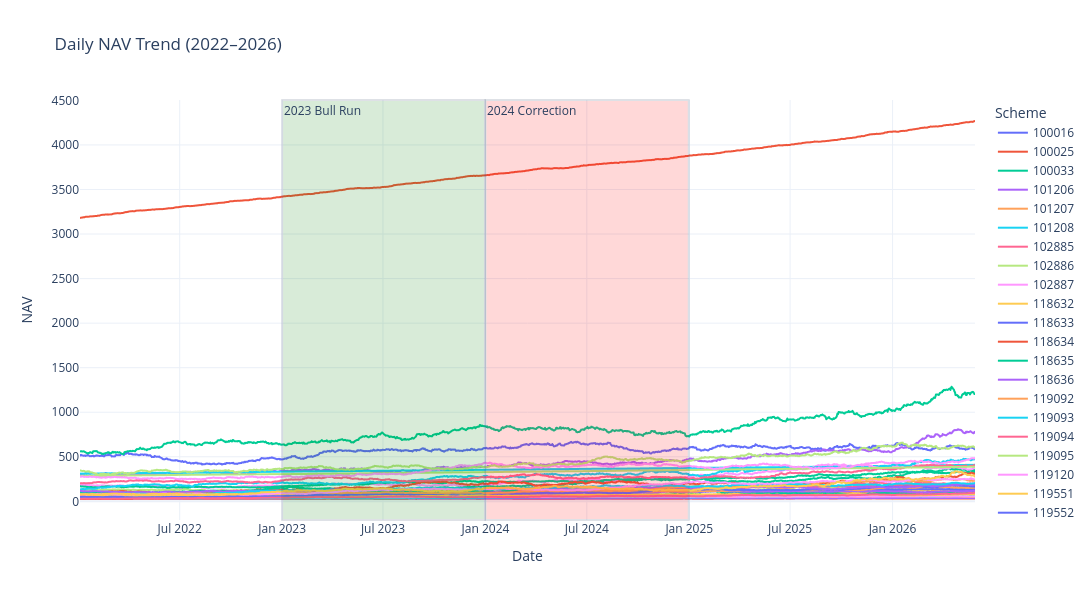

Here is the notebook cell this chart was saved with:
### Markdown cell above
# 1. NAV Trend Analysis (2022–2026)

This visualization shows the daily NAV movement of all mutual fund schemes from 2022 to 2026. Green highlights represent the 2023 bull run, while red highlights indicate the 2024 market correction.

### Code cell
# NAV Trend Analysis

import plotly.express as px

# Convert date column
nav["date"] = pd.to_datetime(nav["date"])

# Convert AMFI code to string for legend
nav["amfi_code"] = nav["amfi_code"].astype(str)

fig = px.line(
    nav,
    x="date",
    y="nav",
    color="amfi_code",
    title="Daily NAV Trend (2022–2026)",
    labels={
        "date": "Date",
        "nav": "NAV",
        "amfi_code": "AMFI Code"
    }
)

# Highlight Bull Run
fig.add_vrect(
    x0="2023-01-01",
    x1="2023-12-31",
    fillcolor="green",
    opacity=0.15,
    annotation_text="2023 Bull Run",
    annotation_position="top left"
)

# Highlight Market Correction
fig.add_vrect(
    x0="2024-01-01",
    x1="2024-12-31",
    fillcolor="red",
    opacity=0.15,
    annotation_text="2024 Correction",
    annotation_position="top left"
)

fig.update_layout(
    width=1200,
    height=600,
    legend_title="Scheme",
    template="plotly_white"
)

fig.show()

### Figure 1 — Plotly figure (JSON) as saved in the notebook; plotly's stock layout.template omitted (floating-point values rounded to 4 significant figures; data arrays with more than 128 entries replaced by an {"elided": "..."} marker saying what was removed)
{"data": [{"hovertemplate": "AMFI Code=100016<br>Date=%{x}<br>NAV=%{y}<extra></extra>", "legendgroup": "100016", "line": {"color": "#636efa", "dash": "solid"}, "marker": {"symbol": "circle"}, "mode": "lines", "name": "100016", "showlegend": true, "type": "scattergl", "x": {"elided": "1150 str values"}, "xaxis": "x", "y": {"elided": "1150 float values"}, "yaxis": "y"}, {"hovertemplate": "AMFI Code=100025<br>Date=%{x}<br>NAV=%{y}<extra></extra>", "legendgroup": "100025", "line": {"color": "#EF553B", "dash": "solid"}, "marker": {"symbol": "circle"}, "mode": "lines", "name": "100025", "showlegend": true, "type": "scattergl", "x": {"elided": "1150 str values"}, "xaxis": "x", "y": {"elided": "1150 float values"}, "yaxis": "y"}, {"hovertemplate": "AMFI Code=100033<br>Date=%{x}<br>NAV=%{y}<extra></extra>", "legendgroup": "100033", "line": {"color": "#00cc96", "dash": "solid"}, "marker": {"symbol": "circle"}, "mode": "lines", "name": "100033", "showlegend": true, "type": "scattergl", "x": {"elided": "1150 str values"}, "xaxis": "x", "y": {"elided": "1150 float values"}, "yaxis": "y"}, {"hovertemplate": "AMFI Code=101206<br>Date=%{x}<br>NAV=%{y}<extra></extra>", "legendgroup": "101206", "line": {"color": "#ab63fa", "dash": "solid"}, "marker": {"symbol": "circle"}, "mode": "lines", "name": "101206", "showlegend": true, "type": "scattergl", "x": {"elided": "1150 str values"}, "xaxis": "x", "y": {"elided": "1150 float values"}, "yaxis": "y"}, {"hovertemplate": "AMFI Code=101207<br>Date=%{x}<br>NAV=%{y}<extra></extra>", "legendgroup": "101207", "line": {"color": "#FFA15A", "dash": "solid"}, "marker": {"symbol": "circle"}, "mode": "lines", "name": "101207", "showlegend": true, "type": "scattergl", "x": {"elided": "1150 str values"}, "xaxis": "x", "y": {"elided": "1150 float values"}, "yaxis": "y"}, {"hovertemplate": "AMFI Code=101208<br>Date=%{x}<br>NAV=%{y}<extra></extra>", "legendgroup": "101208", "line": {"color": "#19d3f3", "dash": "solid"}, "marker": {"symbol": "circle"}, "mode": "lines", "name": "101208", "showlegend": true, "type": "scattergl", "x": {"elided": "1150 str values"}, "xaxis": "x", "y": {"elided": "1150 float values"}, "yaxis": "y"}, {"hovertemplate": "AMFI Code=102885<br>Date=%{x}<br>NAV=%{y}<extra></extra>", "legendgroup": "102885", "line": {"color": "#FF6692", "dash": "solid"}, "marker": {"symbol": "circle"}, "mode": "lines", "name": "102885", "showlegend": true, "type": "scattergl", "x": {"elided": "1150 str values"}, "xaxis": "x", "y": {"elided": "1150 float values"}, "yaxis": "y"}, {"hovertemplate": "AMFI Code=102886<br>Date=%{x}<br>NAV=%{y}<extra></extra>", "legendgroup": "102886", "line": {"color": "#B6E880", "dash": "solid"}, "marker": {"symbol": "circle"}, "mode": "lines", "name": "102886", "showlegend": true, "type": "scattergl", "x": {"elided": "1150 str values"}, "xaxis": "x", "y": {"elided": "1150 float values"}, "yaxis": "y"}, {"hovertemplate": "AMFI Code=102887<br>Date=%{x}<br>NAV=%{y}<extra></extra>", "legendgroup": "102887", "line": {"color": "#FF97FF", "dash": "solid"}, "marker": {"symbol": "circle"}, "mode": "lines", "name": "102887", "showlegend": true, "type": "scattergl", "x": {"elided": "1150 str values"}, "xaxis": "x", "y": {"elided": "1150 float values"}, "yaxis": "y"}, {"hovertemplate": "AMFI Code=118632<br>Date=%{x}<br>NAV=%{y}<extra></extra>", "legendgroup": "118632", "line": {"color": "#FECB52", "dash": "solid"}, "marker": {"symbol": "circle"}, "mode": "lines", "name": "118632", "showlegend": true, "type": "scattergl", "x": {"elided": "1150 str values"}, "xaxis": "x", "y": {"elided": "1150 float values"}, "yaxis": "y"}, {"hovertemplate": "AMFI Code=118633<br>Date=%{x}<br>NAV=%{y}<extra></extra>", "legendgroup": "118633", "line": {"color": "#636efa", "dash": "solid"}, "marker": {"symbol": "circle"}, "mode": "lines", "name": "118633", "showlegend": true, "type": "scattergl", "x": {"elided": "1150 str values"}, "xaxis": "x", "y": {"elided": "1150 float values"}, "yaxis": "y"}, {"hovertemplate": "AMFI Code=118634<br>Date=%{x}<br>NAV=%{y}<extra></extra>", "legendgroup": "118634", "line": {"color": "#EF553B", "dash": "solid"}, "marker": {"symbol": "circle"}, "mode": "lines", "name": "118634", "showlegend": true, "type": "scattergl", "x": {"elided": "1150 str values"}, "xaxis": "x", "y": {"elided": "1150 float values"}, "yaxis": "y"}, {"hovertemplate": "AMFI Code=118635<br>Date=%{x}<br>NAV=%{y}<extra></extra>", "legendgroup": "118635", "line": {"color": "#00cc96", "dash": "solid"}, "marker": {"symbol": "circle"}, "mode": "lines", "name": "118635", "showlegend": true, "type": "scattergl", "x": {"elided": "1150 str values"}, "xaxis": "x", "y": {"elided": "1150 float values"}, "yaxis": "y"}, {"hovertemplate": "AMFI Code=118636<br>Date=%{x}<br>NAV=%{y}<extra></extra>", "legendgroup": "118636", "line": {"color": "#ab63fa", "dash": "solid"}, "marker": {"symbol": "circle"}, "mode": "lines", "name": "118636", "showlegend": true, "type": "scattergl", "x": {"elided": "1150 str values"}, "xaxis": "x", "y": {"elided": "1150 float values"}, "yaxis": "y"}, {"hovertemplate": "AMFI Code=119092<br>Date=%{x}<br>NAV=%{y}<extra></extra>", "legendgroup": "119092", "line": {"color": "#FFA15A", "dash": "solid"}, "marker": {"symbol": "circle"}, "mode": "lines", "name": "119092", "showlegend": true, "type": "scattergl", "x": {"elided": "1150 str values"}, "xaxis": "x", "y": {"elided": "1150 float values"}, "yaxis": "y"}, {"hovertemplate": "AMFI Code=119093<br>Date=%{x}<br>NAV=%{y}<extra></extra>", "legendgroup": "119093", "line": {"color": "#19d3f3", "dash": "solid"}, "marker": {"symbol": "circle"}, "mode": "lines", "name": "119093", "showlegend": true, "type": "scattergl", "x": {"elided": "1150 str values"}, "xaxis": "x", "y": {"elided": "1150 float values"}, "yaxis": "y"}, {"hovertemplate": "AMFI Code=119094<br>Date=%{x}<br>NAV=%{y}<extra></extra>", "legendgroup": "119094", "line": {"color": "#FF6692", "dash": "solid"}, "marker": {"symbol": "circle"}, "mode": "lines", "name": "119094", "showlegend": true, "type": "scattergl", "x": {"elided": "1150 str values"}, "xaxis": "x", "y": {"elided": "1150 float values"}, "yaxis": "y"}, {"hovertemplate": "AMFI Code=119095<br>Date=%{x}<br>NAV=%{y}<extra></extra>", "legendgroup": "119095", "line": {"color": "#B6E880", "dash": "solid"}, "marker": {"symbol": "circle"}, "mode": "lines", "name": "119095", "showlegend": true, "type": "scattergl", "x": {"elided": "1150 str values"}, "xaxis": "x", "y": {"elided": "1150 float values"}, "yaxis": "y"}, {"hovertemplate": "AMFI Code=119120<br>Date=%{x}<br>NAV=%{y}<extra></extra>", "legendgroup": "119120", "line": {"color": "#FF97FF", "dash": "solid"}, "marker": {"symbol": "circle"}, "mode": "lines", "name": "119120", "showlegend": true, "type": "scattergl", "x": {"elided": "1150 str values"}, "xaxis": "x", "y": {"elided": "1150 float values"}, "yaxis": "y"}, {"hovertemplate": "AMFI Code=119551<br>Date=%{x}<br>NAV=%{y}<extra></extra>", "legendgroup": "119551", "line": {"color": "#FECB52", "dash": "solid"}, "marker": {"symbol": "circle"}, "mode": "lines", "name": "119551", "showlegend": true, "type": "scattergl", "x": {"elided": "1150 str values"}, "xaxis": "x", "y": {"elided": "1150 float values"}, "yaxis": "y"}, {"hovertemplate": "AMFI Code=119552<br>Date=%{x}<br>NAV=%{y}<extra></extra>", "legendgroup": "119552", "line": {"color": "#636efa", "dash": "solid"}, "marker": {"symbol": "circle"}, "mode": "lines", "name": "119552", "showlegend": true, "type": "scattergl", "x": {"elided": "1150 str values"}, "xaxis": "x", "y": {"elided": "1150 float values"}, "yaxis": "y"}, {"hovertemplate": "AMFI Code=119598<br>Date=%{x}<br>NAV=%{y}<extra></extra>", "legendgroup": "119598", "line": {"color": "#EF553B", "dash": "solid"}, "marker": {"symbol": "circle"}, "mode": "lines", "name": "119598", "showlegend": true, "type": "scattergl", "x": {"elided": "1150 str values"}, "xaxis": "x", "y": {"elided": "1150 float values"}, "yaxis": "y"}, {"hovertemplate": "AMFI Code=119599<br>Date=%{x}<br>NAV=%{y}<extra></extra>", "legendgroup": "119599", "line": {"color": "#00cc96", "dash": "solid"}, "marker": {"symbol": "circle"}, "mode": "lines", "name": "119599", "showlegend": true, "type": "scattergl", "x": {"elided": "1150 str values"}, "xaxis": "x", "y": {"elided": "1150 float values"}, "yaxis": "y"}, {"hovertemplate": "AMFI Code=120503<br>Date=%{x}<br>NAV=%{y}<extra></extra>", "legendgroup": "120503", "line": {"color": "#ab63fa", "dash": "solid"}, "marker": {"symbol": "circle"}, "mode": "lines", "name": "120503", "showlegend": true, "type": "scattergl", "x": {"elided": "1150 str values"}, "xaxis": "x", "y": {"elided": "1150 float values"}, "yaxis": "y"}, {"hovertemplate": "AMFI Code=120504<br>Date=%{x}<br>NAV=%{y}<extra></extra>", "legendgroup": "120504", "line": {"color": "#FFA15A", "dash": "solid"}, "marker": {"symbol": "circle"}, "mode": "lines", "name": "120504", "showlegend": true, "type": "scattergl", "x": {"elided": "1150 str values"}, "xaxis": "x", "y": {"elided": "1150 float values"}, "yaxis": "y"}, {"hovertemplate": "AMFI Code=120505<br>Date=%{x}<br>NAV=%{y}<extra></extra>", "legendgroup": "120505", "line": {"color": "#19d3f3", "dash": "solid"}, "marker": {"symbol": "circle"}, "mode": "lines", "name": "120505", "showlegend": true, "type": "scattergl", "x": {"elided": "1150 str values"}, "xaxis": "x", "y": {"elided": "1150 float values"}, "yaxis": "y"}, {"hovertemplate": "AMFI Code=120506<br>Date=%{x}<br>NAV=%{y}<extra></extra>", "legendgroup": "120506", "line": {"color": "#FF6692", "dash": "solid"}, "marker": {"symbol": "circle"}, "mode": "lines", "name": "120506", "showlegend": true, "type": "scattergl", "x": {"elided": "1150 str values"}, "xaxis": "x", "y": {"elided": "1150 float values"}, "yaxis": "y"}, {"hovertemplate": "AMFI Code=120507<br>Date=%{x}<br>NAV=%{y}<extra></extra>", "legendgroup": "120507", "line": {"color": "#B6E880", "dash": "solid"}, "marker": {"symbol": "circle"}, "mode": "lines", "name": "120507", "showlegend": true, "type": "scattergl", "x": {"elided": "1150 str values"}, "xaxis": "x", "y": {"elided": "1150 float values"}, "yaxis": "y"}, {"hovertemplate": "AMFI Code=120841<br>Date=%{x}<br>NAV=%{y}<extra></extra>", "legendgroup": "120841", "line": {"color": "#FF97FF", "dash": "solid"}, "marker": {"symbol": "circle"}, "mode": "lines", "name": "120841", "showlegend": true, "type": "scattergl", "x": {"elided": "1150 str values"}, "xaxis": "x", "y": {"elided": "1150 float values"}, "yaxis": "y"}, {"hovertemplate": "AMFI Code=120842<br>Date=%{x}<br>NAV=%{y}<extra></extra>", "legendgroup": "120842", "line": {"color": "#FECB52", "dash": "solid"}, "marker": {"symbol": "circle"}, "mode": "lines", "name": "120842", "showlegend": true, "type": "scattergl", "x": {"elided": "1150 str values"}, "xaxis": "x", "y": {"elided": "1150 float values"}, "yaxis": "y"}, {"hovertemplate": "AMFI Code=120843<br>Date=%{x}<br>NAV=%{y}<extra></extra>", "legendgroup": "120843", "line": {"color": "#636efa", "dash": "solid"}, "marker": {"symbol": "circle"}, "mode": "lines", "name": "120843", "showlegend": true, "type": "scattergl", "x": {"elided": "1150 str values"}, "xaxis": "x", "y": {"elided": "1150 float values"}, "yaxis": "y"}, {"hovertemplate": "AMFI Code=120844<br>Date=%{x}<br>NAV=%{y}<extra></extra>", "legendgroup": "120844", "line": {"color": "#EF553B", "dash": "solid"}, "marker": {"symbol": "circle"}, "mode": "lines", "name": "120844", "showlegend": true, "type": "scattergl", "x": {"elided": "1150 str values"}, "xaxis": "x", "y": {"elided": "1150 float values"}, "yaxis": "y"}, {"hovertemplate": "AMFI Code=125497<br>Date=%{x}<br>NAV=%{y}<extra></extra>", "legendgroup": "125497", "line": {"color": "#00cc96", "dash": "solid"}, "marker": {"symbol": "circle"}, "mode": "lines", "name": "125497", "showlegend": true, "type": "scattergl", "x": {"elided": "1150 str values"}, "xaxis": "x", "y": {"elided": "1150 float values"}, "yaxis": "y"}, {"hovertemplate": "AMFI Code=125498<br>Date=%{x}<br>NAV=%{y}<extra></extra>", "legendgroup": "125498", "line": {"color": "#ab63fa", "dash": "solid"}, "marker": {"symbol": "circle"}, "mode": "lines", "name": "125498", "showlegend": true, "type": "scattergl", "x": {"elided": "1150 str values"}, "xaxis": "x", "y": {"elided": "1150 float values"}, "yaxis": "y"}, {"hovertemplate": "AMFI Code=148567<br>Date=%{x}<br>NAV=%{y}<extra></extra>", "legendgroup": "148567", "line": {"color": "#FFA15A", "dash": "solid"}, "marker": {"symbol": "circle"}, "mode": "lines", "name": "148567", "showlegend": true, "type": "scattergl", "x": {"elided": "1150 str values"}, "xaxis": "x", "y": {"elided": "1150 float values"}, "yaxis": "y"}, {"hovertemplate": "AMFI Code=148568<br>Date=%{x}<br>NAV=%{y}<extra></extra>", "legendgroup": "148568", "line": {"color": "#19d3f3", "dash": "solid"}, "marker": {"symbol": "circle"}, "mode": "lines", "name": "148568", "showlegend": true, "type": "scattergl", "x": {"elided": "1150 str values"}, "xaxis": "x", "y": {"elided": "1150 float values"}, "yaxis": "y"}, {"hovertemplate": "AMFI Code=148569<br>Date=%{x}<br>NAV=%{y}<extra></extra>", "legendgroup": "148569", "line": {"color": "#FF6692", "dash": "solid"}, "marker": {"symbol": "circle"}, "mode": "lines", "name": "148569", "showlegend": true, "type": "scattergl", "x": {"elided": "1150 str values"}, "xaxis": "x", "y": {"elided": "1150 float values"}, "yaxis": "y"}, {"hovertemplate": "AMFI Code=149322<br>Date=%{x}<br>NAV=%{y}<extra></extra>", "legendgroup": "149322", "line": {"color": "#B6E880", "dash": "solid"}, "marker": {"symbol": "circle"}, "mode": "lines", "name": "149322", "showlegend": true, "type": "scattergl", "x": {"elided": "1150 str values"}, "xaxis": "x", "y": {"elided": "1150 float values"}, "yaxis": "y"}, {"hovertemplate": "AMFI Code=149323<br>Date=%{x}<br>NAV=%{y}<extra></extra>", "legendgroup": "149323", "line": {"color": "#FF97FF", "dash": "solid"}, "marker": {"symbol": "circle"}, "mode": "lines", "name": "149323", "showlegend": true, "type": "scattergl", "x": {"elided": "1150 str values"}, "xaxis": "x", "y": {"elided": "1150 float values"}, "yaxis": "y"}, {"hovertemplate": "AMFI Code=149324<br>Date=%{x}<br>NAV=%{y}<extra></extra>", "legendgroup": "149324", "line": {"color": "#FECB52", "dash": "solid"}, "marker": {"symbol": "circle"}, "mode": "lines", "name": "149324", "showlegend": true, "type": "scattergl", "x": {"elided": "1150 str values"}, "xaxis": "x", "y": {"elided": "1150 float values"}, "yaxis": "y"}], "layout": {"annotations": [{"showarrow": false, "text": "2023 Bull Run", "x": "2023-01-01", "xanchor": "left", "xref": "x", "y": 1, "yanchor": "top", "yref": "y domain"}, {"showarrow": false, "text": "2024 Correction", "x": "2024-01-01", "xanchor": "left", "xref": "x", "y": 1, "yanchor": "top", "yref": "y domain"}], "height": 600, "legend": {"title": {"text": "Scheme"}, "tracegroupgap": 0}, "shapes": [{"fillcolor": "green", "opacity": 0.15, "type": "rect", "x0": "2023-01-01", "x1": "2023-12-31", "xref": "x", "y0": 0, "y1": 1, "yref": "y domain"}, {"fillcolor": "red", "opacity": 0.15, "type": "rect", "x0": "2024-01-01", "x1": "2024-12-31", "xref": "x", "y0": 0, "y1": 1, "yref": "y domain"}], "title": {"text": "Daily NAV Trend (2022–2026)"}, "width": 1200, "xaxis": {"anchor": "y", "domain": [0, 1], "title": {"text": "Date"}}, "yaxis": {"anchor": "x", "domain": [0, 1], "title": {"text": "NAV"}}}}
